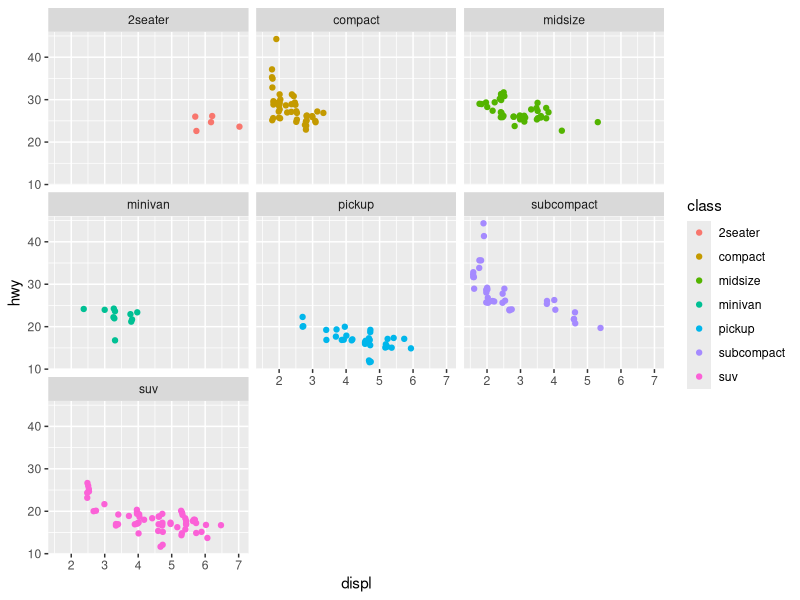
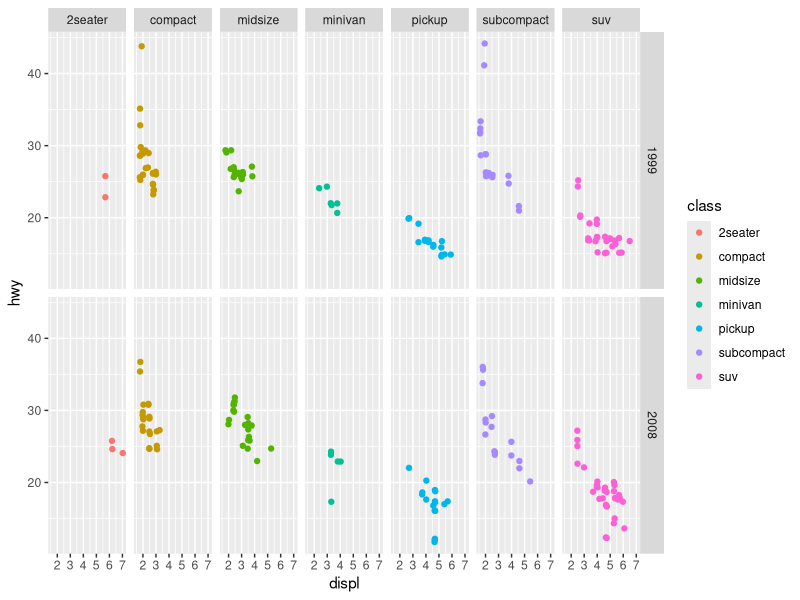

Reproduce these figures in R, in order.
## ---- chunk 1
library(tidyverse)
## ---- chunk 2
ggplot(mpg) + geom_jitter(aes(x=displ,y=hwy,color=class)) + facet_wrap(~class)
## ---- chunk 3
ggplot(mpg) + geom_jitter(aes(x=displ,y=hwy,color=class)) + facet_grid(year~class)
